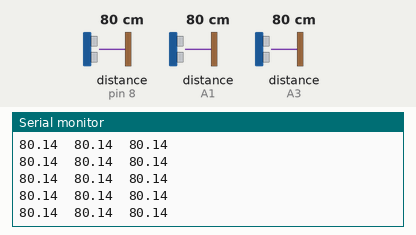
This sketch was run on a simulated Arduino Uno, built with avr-gcc and run on an emulated ATmega328P. Shown: the last lines printed to the serial monitor. The test bench sets the inputs (shaded band); at power-on: distance to the obstacle (sensors on A1, pin 8, A3) 80 cm. The echo pulse lasts 58.3 µs per cm.

Above: at 1.2 s.
1.3 s: distance to the obstacle (sensor on A1) set to 250 cm
At 1.8 s:
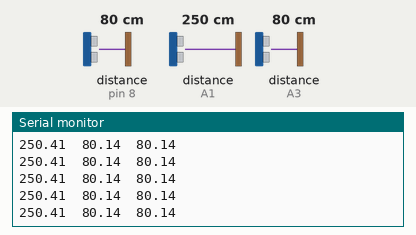
4.3 s: distance to the obstacle (sensor on pin 8) set to 9 cm
At 4.8 s:
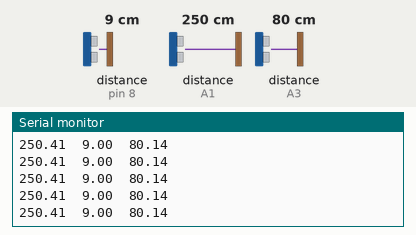
7.3 s: distance to the obstacle (sensor on A3) set to 2 cm
At 8.2 s:
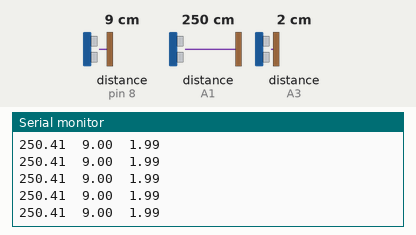
8.8 s: distance to the obstacle (sensor on pin 8) set to 2 cm
At 9.3 s:
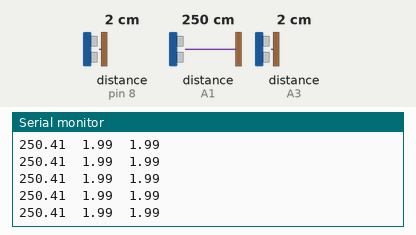
10.3 s: distance to the obstacle (sensor on A1) set to 2 cm
At 11.0 s:
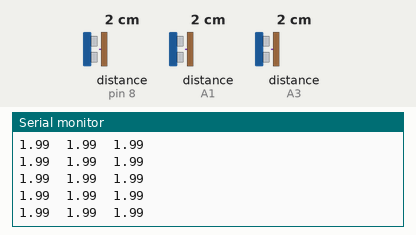
11.8 s: distance to the obstacle (sensor on A3) set to 4 cm
At 12.3 s:
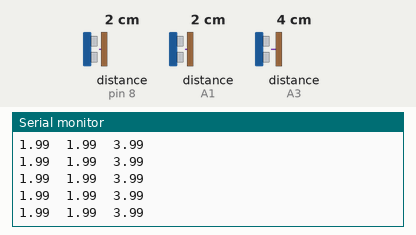
Timing chart, 0 to 14.3 s (numbered marks = the images above; inputs shaded):
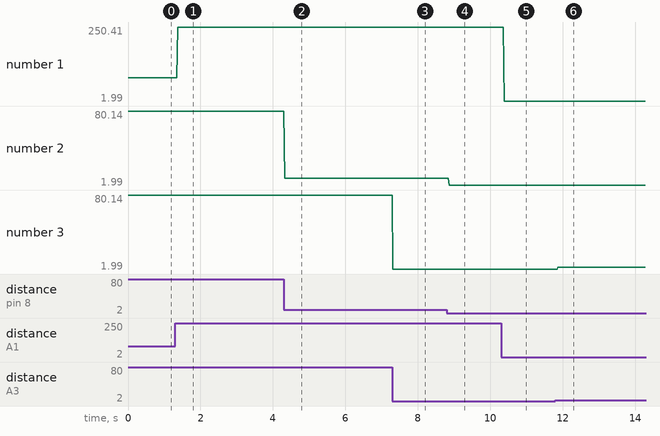

Measured:
- after the input at 1.3 s, the serial monitor: prints a new line after 0.07 s (image 1)
- after the input at 4.3 s, the serial monitor: prints a new line at once (image 2)
- after the input at 7.3 s, the serial monitor: prints a new line at once (image 3)
- after the input at 8.8 s, the serial monitor: prints a new line after 0.07 s (image 4)
- after the input at 10.3 s, the serial monitor: prints a new line after 0.08 s (image 5)
- after the input at 11.8 s, the serial monitor: prints a new line after 0.06 s (image 6)
- plotted number 1: 80.14 → 250.41 after the input at 1.3 s
- plotted number 2: 80.14 → 9 after the input at 4.3 s

The sketch:

Ultrasonic_Test.ino
```cpp
long EchoDuration;

const int rt = A2;
const int re = A3;
const int lt = A0;
const int le = A1;
const int ft = 7;
const int fe = 8;

void setup() {
Serial.begin(9600);
  pinMode(lt, OUTPUT);
  pinMode(ft, OUTPUT);
  pinMode(rt, OUTPUT);
  pinMode(re, INPUT);
  pinMode(le, INPUT);
  pinMode(fe, INPUT);

}

void loop() {
  // put your main code here, to run repeatedly:
  distCalc(lt, le);
   Serial.print((EchoDuration/2) / 29.1);
   Serial.print("\t");
  distCalc(ft,fe);
   Serial.print((EchoDuration/2) / 29.1);
   Serial.print("\t");
  distCalc(rt, re);
   Serial.println((EchoDuration/2) / 29.1);

}
void distCalc(int trigPin,int echoPin){
  digitalWrite(trigPin, LOW);
  delayMicroseconds(2);
  digitalWrite(trigPin, HIGH);
  delayMicroseconds(10);
  digitalWrite(trigPin, LOW);
  EchoDuration=pulseIn(echoPin, HIGH);

}
```
